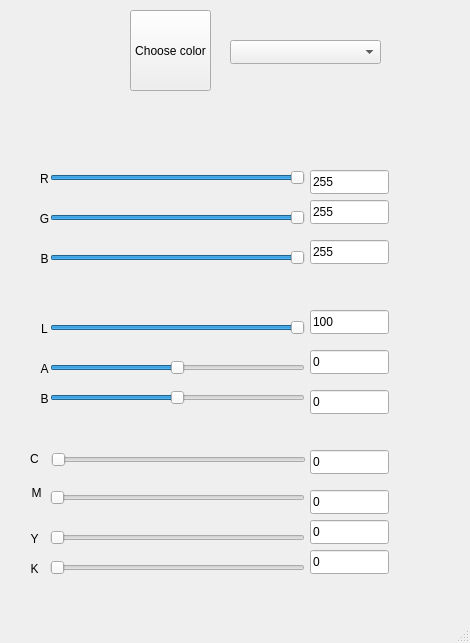
<?xml version="1.0" encoding="UTF-8"?>
<ui version="4.0">
 <class>MainWindow</class>
 <widget class="QMainWindow" name="MainWindow">
  <property name="geometry">
   <rect>
    <x>0</x>
    <y>0</y>
    <width>470</width>
    <height>643</height>
   </rect>
  </property>
  <property name="sizePolicy">
   <sizepolicy hsizetype="Minimum" vsizetype="Fixed">
    <horstretch>50</horstretch>
    <verstretch>50</verstretch>
   </sizepolicy>
  </property>
  <property name="minimumSize">
   <size>
    <width>470</width>
    <height>0</height>
   </size>
  </property>
  <property name="maximumSize">
   <size>
    <width>470</width>
    <height>1000</height>
   </size>
  </property>
  <property name="windowTitle">
   <string>MainWindow</string>
  </property>
  <widget class="QWidget" name="centralwidget">
   <widget class="QPushButton" name="pushButton">
    <property name="geometry">
     <rect>
      <x>130</x>
      <y>10</y>
      <width>81</width>
      <height>81</height>
     </rect>
    </property>
    <property name="sizePolicy">
     <sizepolicy hsizetype="Fixed" vsizetype="Fixed">
      <horstretch>50</horstretch>
      <verstretch>50</verstretch>
     </sizepolicy>
    </property>
    <property name="text">
     <string>Choose color</string>
    </property>
   </widget>
   <widget class="QComboBox" name="comboBox">
    <property name="geometry">
     <rect>
      <x>230</x>
      <y>40</y>
      <width>151</width>
      <height>24</height>
     </rect>
    </property>
   </widget>
   <widget class="QSlider" name="horizontalSlider_1">
    <property name="geometry">
     <rect>
      <x>50</x>
      <y>170</y>
      <width>255</width>
      <height>15</height>
     </rect>
    </property>
    <property name="maximum">
     <number>255</number>
    </property>
    <property name="value">
     <number>255</number>
    </property>
    <property name="sliderPosition">
     <number>255</number>
    </property>
    <property name="orientation">
     <enum>Qt::Horizontal</enum>
    </property>
   </widget>
   <widget class="QSlider" name="horizontalSlider_2">
    <property name="geometry">
     <rect>
      <x>50</x>
      <y>210</y>
      <width>255</width>
      <height>15</height>
     </rect>
    </property>
    <property name="maximum">
     <number>255</number>
    </property>
    <property name="value">
     <number>255</number>
    </property>
    <property name="orientation">
     <enum>Qt::Horizontal</enum>
    </property>
   </widget>
   <widget class="QSlider" name="horizontalSlider_3">
    <property name="geometry">
     <rect>
      <x>50</x>
      <y>250</y>
      <width>255</width>
      <height>15</height>
     </rect>
    </property>
    <property name="maximum">
     <number>255</number>
    </property>
    <property name="value">
     <number>255</number>
    </property>
    <property name="orientation">
     <enum>Qt::Horizontal</enum>
    </property>
   </widget>
   <widget class="QLabel" name="label_2">
    <property name="geometry">
     <rect>
      <x>40</x>
      <y>200</y>
      <width>9</width>
      <height>38</height>
     </rect>
    </property>
    <property name="text">
     <string>G</string>
    </property>
    <property name="alignment">
     <set>Qt::AlignCenter</set>
    </property>
   </widget>
   <widget class="QLabel" name="label">
    <property name="geometry">
     <rect>
      <x>40</x>
      <y>160</y>
      <width>9</width>
      <height>38</height>
     </rect>
    </property>
    <property name="text">
     <string>R</string>
    </property>
    <property name="alignment">
     <set>Qt::AlignCenter</set>
    </property>
   </widget>
   <widget class="QLabel" name="label_3">
    <property name="geometry">
     <rect>
      <x>40</x>
      <y>240</y>
      <width>9</width>
      <height>38</height>
     </rect>
    </property>
    <property name="text">
     <string>B</string>
    </property>
    <property name="alignment">
     <set>Qt::AlignCenter</set>
    </property>
   </widget>
   <widget class="QLineEdit" name="lineEdit_1">
    <property name="geometry">
     <rect>
      <x>310</x>
      <y>170</y>
      <width>79</width>
      <height>24</height>
     </rect>
    </property>
    <property name="text">
     <string>255</string>
    </property>
   </widget>
   <widget class="QLineEdit" name="lineEdit_3">
    <property name="geometry">
     <rect>
      <x>310</x>
      <y>240</y>
      <width>79</width>
      <height>24</height>
     </rect>
    </property>
    <property name="text">
     <string>255</string>
    </property>
   </widget>
   <widget class="QLineEdit" name="lineEdit_2">
    <property name="geometry">
     <rect>
      <x>310</x>
      <y>200</y>
      <width>79</width>
      <height>24</height>
     </rect>
    </property>
    <property name="text">
     <string>255</string>
    </property>
   </widget>
   <widget class="QLabel" name="label_7">
    <property name="geometry">
     <rect>
      <x>30</x>
      <y>440</y>
      <width>9</width>
      <height>38</height>
     </rect>
    </property>
    <property name="text">
     <string>C</string>
    </property>
    <property name="alignment">
     <set>Qt::AlignCenter</set>
    </property>
   </widget>
   <widget class="QLabel" name="label_8">
    <property name="geometry">
     <rect>
      <x>32</x>
      <y>474</y>
      <width>9</width>
      <height>38</height>
     </rect>
    </property>
    <property name="text">
     <string>M</string>
    </property>
    <property name="alignment">
     <set>Qt::AlignCenter</set>
    </property>
   </widget>
   <widget class="QLabel" name="label_9">
    <property name="geometry">
     <rect>
      <x>30</x>
      <y>520</y>
      <width>9</width>
      <height>38</height>
     </rect>
    </property>
    <property name="text">
     <string>Y</string>
    </property>
    <property name="alignment">
     <set>Qt::AlignCenter</set>
    </property>
   </widget>
   <widget class="QLabel" name="label_10">
    <property name="geometry">
     <rect>
      <x>30</x>
      <y>550</y>
      <width>9</width>
      <height>38</height>
     </rect>
    </property>
    <property name="text">
     <string>K</string>
    </property>
    <property name="alignment">
     <set>Qt::AlignCenter</set>
    </property>
   </widget>
   <widget class="QLabel" name="label_4">
    <property name="geometry">
     <rect>
      <x>40</x>
      <y>310</y>
      <width>9</width>
      <height>38</height>
     </rect>
    </property>
    <property name="text">
     <string>L</string>
    </property>
    <property name="alignment">
     <set>Qt::AlignCenter</set>
    </property>
   </widget>
   <widget class="QLabel" name="label_5">
    <property name="geometry">
     <rect>
      <x>40</x>
      <y>350</y>
      <width>9</width>
      <height>38</height>
     </rect>
    </property>
    <property name="text">
     <string>A</string>
    </property>
    <property name="alignment">
     <set>Qt::AlignCenter</set>
    </property>
   </widget>
   <widget class="QLabel" name="label_6">
    <property name="geometry">
     <rect>
      <x>40</x>
      <y>380</y>
      <width>9</width>
      <height>38</height>
     </rect>
    </property>
    <property name="text">
     <string>B</string>
    </property>
    <property name="alignment">
     <set>Qt::AlignCenter</set>
    </property>
   </widget>
   <widget class="QSlider" name="horizontalSlider_4">
    <property name="geometry">
     <rect>
      <x>50</x>
      <y>320</y>
      <width>255</width>
      <height>15</height>
     </rect>
    </property>
    <property name="maximum">
     <number>100</number>
    </property>
    <property name="value">
     <number>100</number>
    </property>
    <property name="orientation">
     <enum>Qt::Horizontal</enum>
    </property>
   </widget>
   <widget class="QSlider" name="horizontalSlider_6">
    <property name="geometry">
     <rect>
      <x>50</x>
      <y>390</y>
      <width>255</width>
      <height>15</height>
     </rect>
    </property>
    <property name="minimum">
     <number>-128</number>
    </property>
    <property name="maximum">
     <number>128</number>
    </property>
    <property name="orientation">
     <enum>Qt::Horizontal</enum>
    </property>
   </widget>
   <widget class="QSlider" name="horizontalSlider_5">
    <property name="geometry">
     <rect>
      <x>50</x>
      <y>360</y>
      <width>255</width>
      <height>15</height>
     </rect>
    </property>
    <property name="minimum">
     <number>-128</number>
    </property>
    <property name="maximum">
     <number>128</number>
    </property>
    <property name="orientation">
     <enum>Qt::Horizontal</enum>
    </property>
   </widget>
   <widget class="QSlider" name="horizontalSlider_7">
    <property name="geometry">
     <rect>
      <x>51</x>
      <y>452</y>
      <width>255</width>
      <height>15</height>
     </rect>
    </property>
    <property name="maximum">
     <number>100</number>
    </property>
    <property name="orientation">
     <enum>Qt::Horizontal</enum>
    </property>
   </widget>
   <widget class="QSlider" name="horizontalSlider_8">
    <property name="geometry">
     <rect>
      <x>50</x>
      <y>490</y>
      <width>255</width>
      <height>15</height>
     </rect>
    </property>
    <property name="maximum">
     <number>100</number>
    </property>
    <property name="orientation">
     <enum>Qt::Horizontal</enum>
    </property>
   </widget>
   <widget class="QSlider" name="horizontalSlider_10">
    <property name="geometry">
     <rect>
      <x>50</x>
      <y>560</y>
      <width>255</width>
      <height>15</height>
     </rect>
    </property>
    <property name="maximum">
     <number>100</number>
    </property>
    <property name="orientation">
     <enum>Qt::Horizontal</enum>
    </property>
   </widget>
   <widget class="QSlider" name="horizontalSlider_9">
    <property name="geometry">
     <rect>
      <x>50</x>
      <y>530</y>
      <width>255</width>
      <height>15</height>
     </rect>
    </property>
    <property name="maximum">
     <number>100</number>
    </property>
    <property name="orientation">
     <enum>Qt::Horizontal</enum>
    </property>
   </widget>
   <widget class="QLineEdit" name="lineEdit_4">
    <property name="geometry">
     <rect>
      <x>310</x>
      <y>310</y>
      <width>79</width>
      <height>24</height>
     </rect>
    </property>
    <property name="text">
     <string>100</string>
    </property>
   </widget>
   <widget class="QLineEdit" name="lineEdit_5">
    <property name="geometry">
     <rect>
      <x>310</x>
      <y>350</y>
      <width>79</width>
      <height>24</height>
     </rect>
    </property>
    <property name="text">
     <string>0</string>
    </property>
   </widget>
   <widget class="QLineEdit" name="lineEdit_6">
    <property name="geometry">
     <rect>
      <x>310</x>
      <y>390</y>
      <width>79</width>
      <height>24</height>
     </rect>
    </property>
    <property name="text">
     <string>0</string>
    </property>
   </widget>
   <widget class="QLineEdit" name="lineEdit_7">
    <property name="geometry">
     <rect>
      <x>310</x>
      <y>450</y>
      <width>79</width>
      <height>24</height>
     </rect>
    </property>
    <property name="text">
     <string>0</string>
    </property>
   </widget>
   <widget class="QLineEdit" name="lineEdit_9">
    <property name="geometry">
     <rect>
      <x>310</x>
      <y>520</y>
      <width>79</width>
      <height>24</height>
     </rect>
    </property>
    <property name="text">
     <string>0</string>
    </property>
   </widget>
   <widget class="QLineEdit" name="lineEdit_8">
    <property name="geometry">
     <rect>
      <x>310</x>
      <y>490</y>
      <width>79</width>
      <height>24</height>
     </rect>
    </property>
    <property name="text">
     <string>0</string>
    </property>
   </widget>
   <widget class="QLineEdit" name="lineEdit_10">
    <property name="geometry">
     <rect>
      <x>310</x>
      <y>550</y>
      <width>79</width>
      <height>24</height>
     </rect>
    </property>
    <property name="text">
     <string>0</string>
    </property>
   </widget>
   <widget class="QLabel" name="label_16">
    <property name="geometry">
     <rect>
      <x>542</x>
      <y>346</y>
      <width>9</width>
      <height>38</height>
     </rect>
    </property>
    <property name="text">
     <string>V</string>
    </property>
    <property name="alignment">
     <set>Qt::AlignCenter</set>
    </property>
   </widget>
   <widget class="QLabel" name="label_15">
    <property name="geometry">
     <rect>
      <x>542</x>
      <y>324</y>
      <width>9</width>
      <height>38</height>
     </rect>
    </property>
    <property name="text">
     <string>S</string>
    </property>
    <property name="alignment">
     <set>Qt::AlignCenter</set>
    </property>
   </widget>
   <widget class="QLabel" name="label_14">
    <property name="geometry">
     <rect>
      <x>542</x>
      <y>302</y>
      <width>9</width>
      <height>38</height>
     </rect>
    </property>
    <property name="text">
     <string>H</string>
    </property>
    <property name="alignment">
     <set>Qt::AlignCenter</set>
    </property>
   </widget>
   <widget class="QSlider" name="horizontalSlider_16">
    <property name="geometry">
     <rect>
      <x>570</x>
      <y>370</y>
      <width>255</width>
      <height>15</height>
     </rect>
    </property>
    <property name="minimum">
     <number>0</number>
    </property>
    <property name="maximum">
     <number>100</number>
    </property>
    <property name="value">
     <number>100</number>
    </property>
    <property name="orientation">
     <enum>Qt::Horizontal</enum>
    </property>
   </widget>
   <widget class="QSlider" name="horizontalSlider_15">
    <property name="geometry">
     <rect>
      <x>570</x>
      <y>340</y>
      <width>255</width>
      <height>15</height>
     </rect>
    </property>
    <property name="minimum">
     <number>0</number>
    </property>
    <property name="maximum">
     <number>100</number>
    </property>
    <property name="value">
     <number>0</number>
    </property>
    <property name="orientation">
     <enum>Qt::Horizontal</enum>
    </property>
   </widget>
   <widget class="QSlider" name="horizontalSlider_14">
    <property name="geometry">
     <rect>
      <x>570</x>
      <y>310</y>
      <width>255</width>
      <height>15</height>
     </rect>
    </property>
    <property name="maximum">
     <number>360</number>
    </property>
    <property name="value">
     <number>0</number>
    </property>
    <property name="sliderPosition">
     <number>0</number>
    </property>
    <property name="orientation">
     <enum>Qt::Horizontal</enum>
    </property>
   </widget>
   <widget class="QLabel" name="label_12">
    <property name="geometry">
     <rect>
      <x>542</x>
      <y>174</y>
      <width>9</width>
      <height>38</height>
     </rect>
    </property>
    <property name="text">
     <string>S</string>
    </property>
    <property name="alignment">
     <set>Qt::AlignCenter</set>
    </property>
   </widget>
   <widget class="QLabel" name="label_11">
    <property name="geometry">
     <rect>
      <x>542</x>
      <y>152</y>
      <width>9</width>
      <height>38</height>
     </rect>
    </property>
    <property name="text">
     <string>H</string>
    </property>
    <property name="alignment">
     <set>Qt::AlignCenter</set>
    </property>
   </widget>
   <widget class="QLabel" name="label_13">
    <property name="geometry">
     <rect>
      <x>542</x>
      <y>196</y>
      <width>9</width>
      <height>38</height>
     </rect>
    </property>
    <property name="text">
     <string>L</string>
    </property>
    <property name="alignment">
     <set>Qt::AlignCenter</set>
    </property>
   </widget>
   <widget class="QLineEdit" name="lineEdit_15">
    <property name="geometry">
     <rect>
      <x>830</x>
      <y>330</y>
      <width>79</width>
      <height>24</height>
     </rect>
    </property>
    <property name="text">
     <string>0</string>
    </property>
   </widget>
   <widget class="QLineEdit" name="lineEdit_16">
    <property name="geometry">
     <rect>
      <x>830</x>
      <y>360</y>
      <width>79</width>
      <height>24</height>
     </rect>
    </property>
    <property name="text">
     <string>100</string>
    </property>
   </widget>
   <widget class="QLineEdit" name="lineEdit_14">
    <property name="geometry">
     <rect>
      <x>830</x>
      <y>300</y>
      <width>79</width>
      <height>24</height>
     </rect>
    </property>
    <property name="text">
     <string>0</string>
    </property>
   </widget>
   <widget class="QLabel" name="label_17">
    <property name="geometry">
     <rect>
      <x>542</x>
      <y>452</y>
      <width>9</width>
      <height>38</height>
     </rect>
    </property>
    <property name="text">
     <string>X</string>
    </property>
    <property name="alignment">
     <set>Qt::AlignCenter</set>
    </property>
   </widget>
   <widget class="QLabel" name="label_19">
    <property name="geometry">
     <rect>
      <x>542</x>
      <y>496</y>
      <width>9</width>
      <height>38</height>
     </rect>
    </property>
    <property name="text">
     <string>Z</string>
    </property>
    <property name="alignment">
     <set>Qt::AlignCenter</set>
    </property>
   </widget>
   <widget class="QLabel" name="label_18">
    <property name="geometry">
     <rect>
      <x>542</x>
      <y>474</y>
      <width>9</width>
      <height>38</height>
     </rect>
    </property>
    <property name="text">
     <string>Y</string>
    </property>
    <property name="alignment">
     <set>Qt::AlignCenter</set>
    </property>
   </widget>
   <widget class="QSlider" name="horizontalSlider_17">
    <property name="geometry">
     <rect>
      <x>570</x>
      <y>440</y>
      <width>255</width>
      <height>15</height>
     </rect>
    </property>
    <property name="maximum">
     <number>109</number>
    </property>
    <property name="value">
     <number>95</number>
    </property>
    <property name="sliderPosition">
     <number>95</number>
    </property>
    <property name="orientation">
     <enum>Qt::Horizontal</enum>
    </property>
   </widget>
   <widget class="QSlider" name="horizontalSlider_18">
    <property name="geometry">
     <rect>
      <x>570</x>
      <y>470</y>
      <width>255</width>
      <height>15</height>
     </rect>
    </property>
    <property name="maximum">
     <number>109</number>
    </property>
    <property name="value">
     <number>100</number>
    </property>
    <property name="orientation">
     <enum>Qt::Horizontal</enum>
    </property>
   </widget>
   <widget class="QSlider" name="horizontalSlider_19">
    <property name="geometry">
     <rect>
      <x>570</x>
      <y>510</y>
      <width>255</width>
      <height>15</height>
     </rect>
    </property>
    <property name="maximum">
     <number>109</number>
    </property>
    <property name="value">
     <number>108</number>
    </property>
    <property name="orientation">
     <enum>Qt::Horizontal</enum>
    </property>
   </widget>
   <widget class="QSlider" name="horizontalSlider_11">
    <property name="geometry">
     <rect>
      <x>570</x>
      <y>160</y>
      <width>255</width>
      <height>15</height>
     </rect>
    </property>
    <property name="maximum">
     <number>360</number>
    </property>
    <property name="value">
     <number>100</number>
    </property>
    <property name="sliderPosition">
     <number>100</number>
    </property>
    <property name="orientation">
     <enum>Qt::Horizontal</enum>
    </property>
   </widget>
   <widget class="QSlider" name="horizontalSlider_13">
    <property name="geometry">
     <rect>
      <x>570</x>
      <y>220</y>
      <width>255</width>
      <height>15</height>
     </rect>
    </property>
    <property name="maximum">
     <number>100</number>
    </property>
    <property name="value">
     <number>0</number>
    </property>
    <property name="orientation">
     <enum>Qt::Horizontal</enum>
    </property>
   </widget>
   <widget class="QSlider" name="horizontalSlider_12">
    <property name="geometry">
     <rect>
      <x>570</x>
      <y>190</y>
      <width>255</width>
      <height>15</height>
     </rect>
    </property>
    <property name="maximum">
     <number>100</number>
    </property>
    <property name="value">
     <number>0</number>
    </property>
    <property name="orientation">
     <enum>Qt::Horizontal</enum>
    </property>
   </widget>
   <widget class="QLineEdit" name="lineEdit_11">
    <property name="geometry">
     <rect>
      <x>830</x>
      <y>150</y>
      <width>79</width>
      <height>24</height>
     </rect>
    </property>
    <property name="text">
     <string>100</string>
    </property>
   </widget>
   <widget class="QLineEdit" name="lineEdit_13">
    <property name="geometry">
     <rect>
      <x>830</x>
      <y>210</y>
      <width>79</width>
      <height>24</height>
     </rect>
    </property>
    <property name="text">
     <string>0</string>
    </property>
   </widget>
   <widget class="QLineEdit" name="lineEdit_12">
    <property name="geometry">
     <rect>
      <x>830</x>
      <y>180</y>
      <width>79</width>
      <height>24</height>
     </rect>
    </property>
    <property name="text">
     <string>0</string>
    </property>
   </widget>
   <widget class="QLineEdit" name="lineEdit_17">
    <property name="geometry">
     <rect>
      <x>830</x>
      <y>440</y>
      <width>79</width>
      <height>24</height>
     </rect>
    </property>
    <property name="text">
     <string>95</string>
    </property>
   </widget>
   <widget class="QLineEdit" name="lineEdit_18">
    <property name="geometry">
     <rect>
      <x>830</x>
      <y>470</y>
      <width>79</width>
      <height>24</height>
     </rect>
    </property>
    <property name="text">
     <string>100</string>
    </property>
   </widget>
   <widget class="QLineEdit" name="lineEdit_19">
    <property name="geometry">
     <rect>
      <x>830</x>
      <y>500</y>
      <width>79</width>
      <height>24</height>
     </rect>
    </property>
    <property name="text">
     <string>108</string>
    </property>
   </widget>
  </widget>
  <widget class="QMenuBar" name="menubar">
   <property name="geometry">
    <rect>
     <x>0</x>
     <y>0</y>
     <width>470</width>
     <height>21</height>
    </rect>
   </property>
  </widget>
  <widget class="QStatusBar" name="statusbar"/>
 </widget>
 <resources/>
 <connections/>
</ui>
